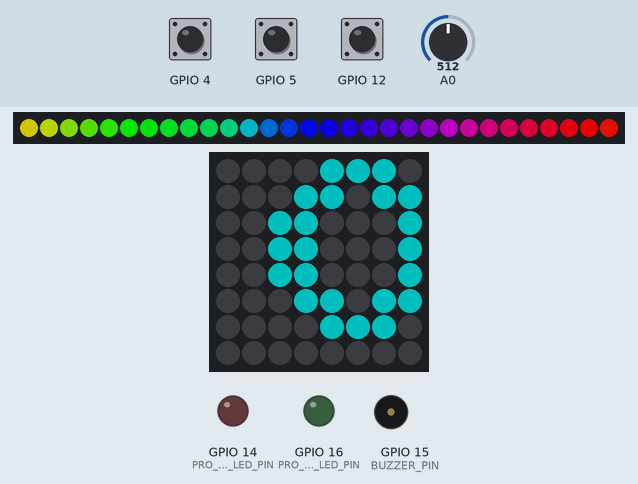
Recording of a program running on a simulated ESP8266 (Wemos D1 mini). Parts: 30 RGB LEDs in strip order, left to right, 8×8 RGB LED matrix (first LED top left, wired row by row), output pins drawn as LEDs (lit = HIGH), buzzer (waves = sounding, pin HIGH). The test bench sets the inputs (shaded band); at power-on: GPIO 5 HIGH, GPIO 4 HIGH, GPIO 12 HIGH, A0 = 512. Dim RGB values are drawn brighter than linear; random numbers use the default seed unless the program sets one; what the program prints to the serial monitor is not drawn.

Above: at 1.29 s.
1.3 s: GPIO 5 pulled LOW for 0.15 s
At 2.0 s:
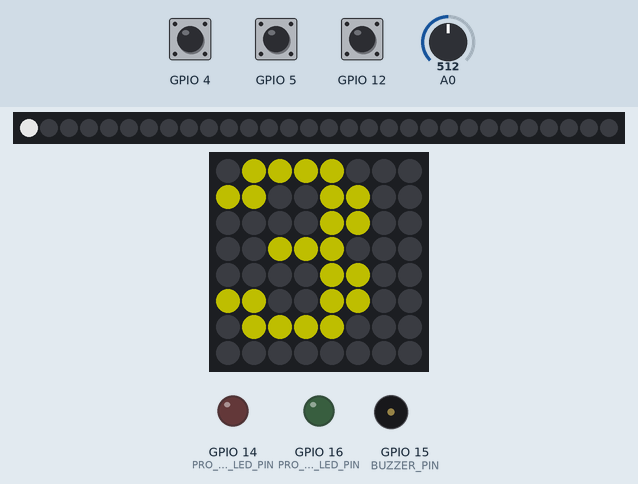
4.4 s: GPIO 4 pulled LOW for 3.2 s
At 6.9 s:
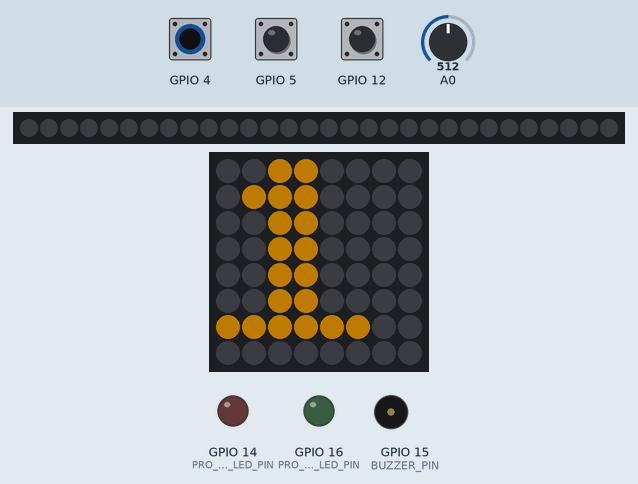
8.2 s: GPIO 5 pulled LOW for 1 s
At 11.4 s:
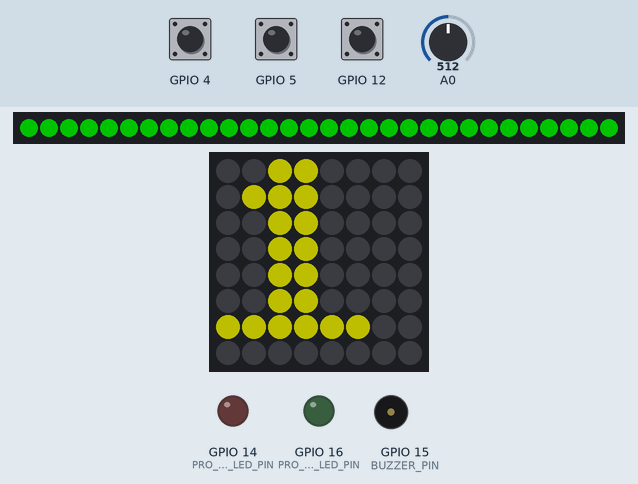
12.2 s: GPIO 12 pulled LOW for 1 s
At 12.74 s:
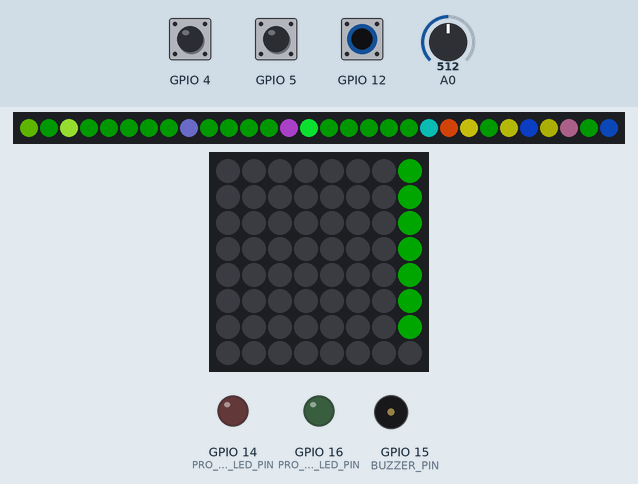
16.5 s: GPIO 5 pulled LOW for 3.2 s
At 22.37 s:
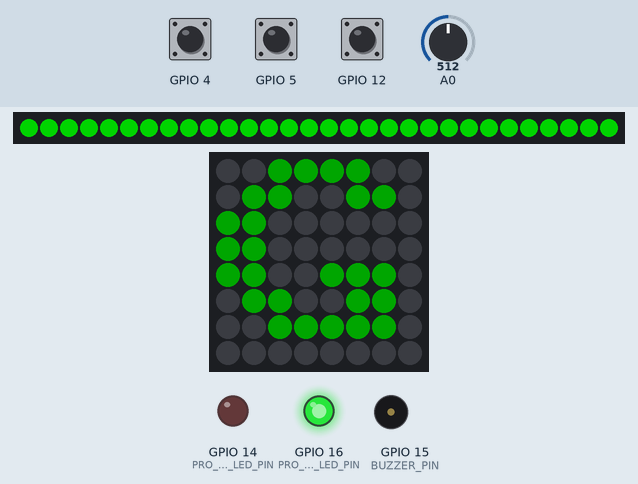
22.7 s: GPIO 12 pulled LOW for 0.15 s
At 22.99 s:
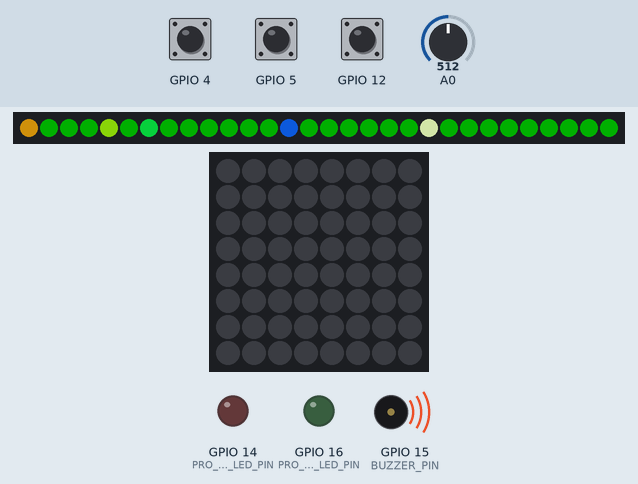
Timing chart, 0 to 25.7 s (numbered marks = the images above; inputs shaded):
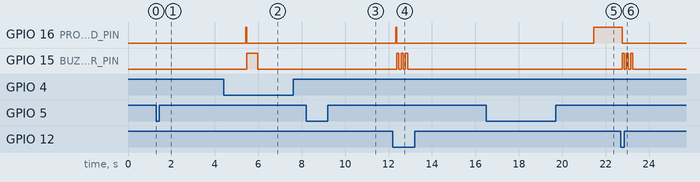

Measured:
- after the input at 4.4 s, GPIO 15 (BUZZER_PIN): LOW → HIGH after 1.1 s, → LOW 0.50 s later
- after the input at 12.2 s, GPIO 15 (BUZZER_PIN): alternates HIGH for 0.10 s and LOW for 0.10 s, 6 changes in all, then stays LOW, starting after 0.18 s
- after the input at 16.5 s, GPIO 16 (PRO_GREEN_LED_PIN): LOW → HIGH after 5.0 s
- after the input at 22.7 s, GPIO 16 (PRO_GREEN_LED_PIN): HIGH → LOW after 0.05 s; GPIO 15 (BUZZER_PIN): alternates HIGH for 0.10 s and LOW for 0.10 s, 6 changes in all, then stays LOW, starting after 0.05 s
- what the display in image 2 shows lasts 0.5 s, from 6.5 s to 7.0 s

The program:

main.cpp
```cpp
// ── ESP Buzzwire Game — Main Entry Point ────────────────────────────────────
//
// All logic flows through the game state machine (game.cpp).
// This file is responsible only for hardware init and the Arduino loop.
//
// Serial output at 115200 baud gives a live log of all game events.
// To enable verbose sensor/LED debug output set DEBUG_LOGGING=1 in config.h.

#include <Arduino.h>
#include "config.h"
#include "sensors.h"
#include "leds.h"
#include "matrix.h"
#include "game.h"
#include "promode.h"

// ── Setup ───────────────────────────────────────────────────────────────────
void setup() {
    Serial.begin(115200);
    Serial.println();
    Serial.println(F("╔══════════════════════════╗"));
    Serial.println(F("║   ESP Buzzwire  v1.0.0   ║"));
    Serial.println(F("╚══════════════════════════╝"));

    // Buzzer off by default
    pinMode(BUZZER_PIN, OUTPUT);
    digitalWrite(BUZZER_PIN, LOW);

    sensorsSetup();
    ledsSetup();
    matrixSetup();

#if PRO_MODE_ENABLED
    promodeSetup();
    Serial.print(F("[INIT] Pro Mode: ENABLED  sensor="));
  #if   PRO_MODE_SENSOR == SENSOR_IR
    Serial.println(F("IR"));
  #elif PRO_MODE_SENSOR == SENSOR_PIR
    Serial.println(F("PIR"));
  #elif PRO_MODE_SENSOR == SENSOR_BOTH
    Serial.println(F("IR+PIR"));
  #endif
#else
    Serial.println(F("[INIT] Pro Mode: DISABLED"));
#endif

#if DEBUG_LOGGING
    Serial.println(F("[INIT] Debug logging: ON"));
#endif

    gameSetup();
    Serial.println(F("[INIT] Ready — touch the START pad to begin!"));
}

// ── Loop ────────────────────────────────────────────────────────────────────
void loop() {
    gameLoop();
}
```

game.cpp
```cpp
#include "game.h"
#include "config.h"
#include "sensors.h"
#include "leds.h"
#include "matrix.h"
#include "promode.h"

// ── Internal State ──────────────────────────────────────────────────────────
static GameState currentState   = STATE_IDLE;
static unsigned long timerStart = 0;
static unsigned long stateStart = 0;
static int failCount            = 0;
static unsigned long elapsed    = 0;
static int countdownStep        = 3;

// ── Per-State One-Shot Flags ─────────────────────────────────────────────────
// These are reset in enterState() and set the first time their action fires.
static bool buzzerFired   = false;   // Ensures FAIL buzzer fires exactly once
static char winMsg[32]    = {};      // WIN message built once in enterState(STATE_WIN)
static char lastProLetter = '\0';    // Cached Pro Mode letter (G/R); '\0' = unset
static int  lastElapsedSec = -1;     // Cached elapsed seconds for normal-mode matrix

// ── State Name Helper ────────────────────────────────────────────────────────
const char* gameGetStateName(GameState s) {
    switch (s) {
        case STATE_IDLE:      return "IDLE";
        case STATE_COUNTDOWN: return "COUNTDOWN";
        case STATE_PLAYING:   return "PLAYING";
        case STATE_FAIL:      return "FAIL";
        case STATE_WIN:       return "WIN";
        default:              return "UNKNOWN";
    }
}

// ── Setup ───────────────────────────────────────────────────────────────────
void gameSetup() {
    currentState   = STATE_IDLE;
    timerStart     = 0;
    stateStart     = millis();
    failCount      = 0;
    elapsed        = 0;
    countdownStep  = 3;
    buzzerFired    = false;
    lastProLetter  = '\0';
    lastElapsedSec = -1;
}

// ── State Transition Helper ──────────────────────────────────────────────────
// Resets the per-state timer, clears the matrix scroll position, resets
// one-shot flags, and logs the transition so it is always visible in Serial.
static void enterState(GameState newState) {
    Serial.print(F("[GAME] "));
    Serial.print(gameGetStateName(currentState));
    Serial.print(F(" → "));
    Serial.println(gameGetStateName(newState));

    currentState = newState;
    stateStart   = millis();
    matrixScrollReset();   // Always start fresh on state entry

    // Reset one-shot / cached state for the new state
    buzzerFired    = false;
    lastProLetter  = '\0';
    lastElapsedSec = -1;

    // Build WIN message at entry so it is ready before the first loop tick.
    // snprintf() runs exactly once per WIN state, not every loop tick.
    if (newState == STATE_WIN) {
        snprintf(winMsg, sizeof(winMsg), "WIN! %lus %df",
                 elapsed / 1000UL, failCount);
        Serial.print(F("[GAME] WIN message: "));
        Serial.println(winMsg);
    }

    // Turn off pro-mode LEDs when leaving PLAYING
    if (newState == STATE_FAIL || newState == STATE_WIN || newState == STATE_IDLE) {
        digitalWrite(PRO_RED_LED_PIN,   LOW);
        digitalWrite(PRO_GREEN_LED_PIN, LOW);
    }
}

// ── IDLE State ──────────────────────────────────────────────────────────────
static void handleIdle() {
    ledsIdle();
    matrixScrollText("TOUCH START", CRGB::Cyan, SCROLL_IDLE_MS);

    if (isStartTouched()) {
        failCount     = 0;
        elapsed       = 0;
        countdownStep = 3;
        ledsClear();
        enterState(STATE_COUNTDOWN);
    }
}

// ── COUNTDOWN State ─────────────────────────────────────────────────────────
static void handleCountdown() {
    unsigned long now      = millis();
    int           stepIndex = (int)((now - stateStart) / COUNTDOWN_STEP_MS);

    if (stepIndex < 3) {
        int digit = 3 - stepIndex;
        if (countdownStep != digit) {
            countdownStep = digit;
            Serial.print(F("[GAME] Countdown: "));
            Serial.println(digit);
        }
        matrixShowNumber(digit, CRGB::Yellow);
        ledsCountdown(digit);
    } else if (stepIndex == 3) {
        if (countdownStep != 0) {
            countdownStep = 0;
            Serial.println(F("[GAME] GO!"));
        }
        matrixScrollText("GO!", CRGB::Green, SCROLL_COUNTDOWN_MS);
        ledsCountdown(0);
    } else {
        // Countdown complete → PLAYING
        timerStart = millis();
        ledsClear();

#if PRO_MODE_ENABLED
        // Only calibrate IR when it is actually used (avoids ~64ms delay for PIR-only builds)
  #if (PRO_MODE_SENSOR == SENSOR_IR) || (PRO_MODE_SENSOR == SENSOR_BOTH)
        irCalibrate();
  #endif
        promodeReset();
#endif

        enterState(STATE_PLAYING);
    }
}

// ── PLAYING State ───────────────────────────────────────────────────────────
static void handlePlaying() {
    unsigned long now = millis();
    elapsed = now - timerStart;

    // Wire contact → FAIL
    if (isWireTouched()) {
        failCount++;
        Serial.print(F("[GAME] Wire touched — FAIL #"));
        Serial.println(failCount);
        enterState(STATE_FAIL);
        return;
    }

    // Finish pad → WIN
    if (isFinishTouched()) {
        Serial.print(F("[GAME] Finish touched — WIN! time="));
        Serial.print(elapsed / 1000UL);
        Serial.print(F("s fails="));
        Serial.println(failCount);
        enterState(STATE_WIN);
        return;
    }

#if PRO_MODE_ENABLED
    // Pro Mode: advance phase timer and update discrete indicator LEDs
    promodeUpdate();

    // Movement during RED phase → FAIL
    if (promodeIsRed() && promodeMovementDetected()) {
        failCount++;
        Serial.print(F("[GAME] Pro Mode movement during RED — FAIL #"));
        Serial.println(failCount);
        enterState(STATE_FAIL);
        return;
    }

    // Matrix: only redraw when the phase changes (G ↔ R) to avoid redundant
    // FastLED.show() calls every loop tick.
    // LED strip effects are called every tick (self-throttled via PLAY_UPDATE_MS)
    // so the smooth beatsin8 breathing animation continues uninterrupted.
    {
        char newLetter = promodeIsGreen() ? 'G' : 'R';
        if (newLetter != lastProLetter) {
            lastProLetter = newLetter;
            if (newLetter == 'G') {
                matrixShowLetter('G', CRGB::Green);
            } else {
                matrixShowLetter('R', CRGB::Red);
            }
        }
        if (promodeIsGreen()) {
            ledsProGreen();
        } else {
            ledsProRed();
        }
    }
#else
    // Normal mode: update matrix only when the displayed second changes
    {
        int sec = (int)(elapsed / 1000);
        if (sec != lastElapsedSec) {
            lastElapsedSec = sec;
            matrixShowNumber(sec, CRGB::White);
        }
    }
    ledsPlaying();
#endif

    DEBUG_LOG_VAL("[GAME] elapsed=", elapsed);
}

// ── FAIL State ──────────────────────────────────────────────────────────────
static void handleFail() {
    unsigned long now = millis();
    unsigned long dt  = now - stateStart;

    // Single 500 ms buzzer tone — fired exactly once via buzzerFired flag
    // (avoids the fragile dt<10 window that could be missed if loop is slow)
    if (!buzzerFired) {
        digitalWrite(BUZZER_PIN, HIGH);
        buzzerFired = true;
    } else if (dt >= 500) {
        digitalWrite(BUZZER_PIN, LOW);
    }

    ledsFail();

    // Sequence: "FAIL" scroll → fail-count digit → "GO BACK" scroll
    if (dt < FAIL_DISPLAY_MS / 2) {
        matrixScrollText("FAIL", CRGB::Red, SCROLL_FAIL_MS);
    } else if (dt < (FAIL_DISPLAY_MS * 3) / 4) {
        matrixShowNumber(failCount, CRGB::Orange);
    } else {
        matrixScrollText("GO BACK", CRGB::Orange, SCROLL_FAIL_MS);
    }

    if (dt >= (unsigned long)FAIL_DISPLAY_MS) {
        digitalWrite(BUZZER_PIN, LOW);
        ledsClear();
        timerStart = 0;
        enterState(STATE_IDLE);
    }
}

// ── WIN State ───────────────────────────────────────────────────────────────
static void handleWin() {
    unsigned long now = millis();
    unsigned long dt  = now - stateStart;

    // Three short beeps: 100 ms on / 100 ms off × 3
    if      (dt <  100) { digitalWrite(BUZZER_PIN, HIGH); }
    else if (dt <  200) { digitalWrite(BUZZER_PIN, LOW);  }
    else if (dt <  300) { digitalWrite(BUZZER_PIN, HIGH); }
    else if (dt <  400) { digitalWrite(BUZZER_PIN, LOW);  }
    else if (dt <  500) { digitalWrite(BUZZER_PIN, HIGH); }
    else                { digitalWrite(BUZZER_PIN, LOW);  }

    ledsWin();

    // winMsg was formatted once in enterState(STATE_WIN); just scroll it here.
    matrixScrollText(winMsg, CRGB::Green, SCROLL_WIN_MS);

    if (dt >= (unsigned long)WIN_DISPLAY_MS) {
        ledsClear();
        enterState(STATE_IDLE);
    }
}

// ── Main Loop ───────────────────────────────────────────────────────────────
void gameLoop() {
    switch (currentState) {
        case STATE_IDLE:      handleIdle();      break;
        case STATE_COUNTDOWN: handleCountdown(); break;
        case STATE_PLAYING:   handlePlaying();   break;
        case STATE_FAIL:      handleFail();      break;
        case STATE_WIN:       handleWin();       break;
    }
}

// ── Accessors ───────────────────────────────────────────────────────────────
GameState gameGetState() {
    return currentState;
}

unsigned long gameGetElapsed() {
    return elapsed;
}

int gameGetFailCount() {
    return failCount;
}
```

game.h
```cpp
#ifndef GAME_H
#define GAME_H

#include <Arduino.h>

// ── Game States ─────────────────────────────────────────────────────────────
enum GameState {
    STATE_IDLE,
    STATE_COUNTDOWN,
    STATE_PLAYING,
    STATE_FAIL,
    STATE_WIN
};

// ── Public Interface ────────────────────────────────────────────────────────
void gameSetup();
void gameLoop();

// ── Accessors ───────────────────────────────────────────────────────────────
GameState    gameGetState();
unsigned long gameGetElapsed();
int          gameGetFailCount();

// Returns a short human-readable name for the given state (e.g. "PLAYING").
// Useful for Serial debug output and diagnostics.
const char*  gameGetStateName(GameState s);

#endif // GAME_H
```

leds.cpp
```cpp
#include "leds.h"
#include "config.h"
#include <FastLED.h>

// ── Strip Array & Controller ────────────────────────────────────────────────
static CRGB stripLeds[STRIP_NUM_LEDS];
static CLEDController* gStripCtrl = nullptr;

// ── Shared Effect Timing ─────────────────────────────────────────────────────
static unsigned long lastUpdate = 0;
static uint8_t hueOffset = 0;

// ── Strobe State (ledsFail) ──────────────────────────────────────────────────
static uint8_t strobeCount = 0;
static bool    strobeOn    = false;
static unsigned long strobeTimer = 0;

// ── Setup ───────────────────────────────────────────────────────────────────
void ledsSetup() {
    gStripCtrl = &FastLED.addLeds<WS2812B, STRIP_PIN, GRB>(stripLeds, STRIP_NUM_LEDS);
    fill_solid(stripLeds, STRIP_NUM_LEDS, CRGB::Black);
    gStripCtrl->showLeds(STRIP_BRIGHTNESS);
    Serial.println(F("[LEDS] Setup complete"));
}

// ── Internal Helper: Breathing Brightness Effect ─────────────────────────────
// Applies a sinusoidal brightness pulse to a solid-colour strip.
// Calls showLeds(brightness) directly on the strip controller so only the
// strip is updated with the variable brightness, leaving the matrix unaffected.
// @param color  Solid colour to fill the strip with
// @param bpm    Oscillation speed (beats per minute)
// @param lo     Minimum brightness value (0–255)
// @param hi     Maximum brightness value (0–255)
static void stripBreathe(CRGB color, uint8_t bpm, uint8_t lo, uint8_t hi) {
    uint8_t brightness = beatsin8(bpm, lo, hi);
    fill_solid(stripLeds, STRIP_NUM_LEDS, color);
    gStripCtrl->showLeds(brightness);
}

// ── Idle: Rainbow Cycle ─────────────────────────────────────────────────────
void ledsIdle() {
    unsigned long now = millis();
    if (now - lastUpdate < IDLE_UPDATE_MS) return;
    lastUpdate = now;

    fill_rainbow(stripLeds, STRIP_NUM_LEDS, hueOffset, 7);
    hueOffset++;
    gStripCtrl->showLeds(STRIP_BRIGHTNESS);
}

// ── Countdown: Progressive Fill ─────────────────────────────────────────────
// step 3 = ¼ white, step 2 = ½ white, step 1 = ¾ white, step 0 = full green
void ledsCountdown(int step) {
    int  fillCount;
    CRGB color;

    if (step > 0) {
        fillCount = map(4 - step, 1, 3, 1, STRIP_NUM_LEDS - 1);
        color = CRGB::White;
    } else {
        fillCount = STRIP_NUM_LEDS;
        color = CRGB::Green;
    }

    fill_solid(stripLeds, STRIP_NUM_LEDS, CRGB::Black);
    fill_solid(stripLeds, fillCount, color);
    gStripCtrl->showLeds(STRIP_BRIGHTNESS);
}

// ── Playing: Slow Green Breathing Pulse (BPM=20) ────────────────────────────
void ledsPlaying() {
    unsigned long now = millis();
    if (now - lastUpdate < PLAY_UPDATE_MS) return;
    lastUpdate = now;
    stripBreathe(CRGB::Green, 20, 60, 200);
}

// ── Fail: Red Strobe Flash × STROBE_FLASH_COUNT ─────────────────────────────
void ledsFail() {
    unsigned long now = millis();

    // First call after ledsClear() resets strobeCount — arm first flash
    if (strobeCount == 0 && !strobeOn) {
        strobeTimer = now;
        strobeOn    = true;
        strobeCount = 1;
        fill_solid(stripLeds, STRIP_NUM_LEDS, CRGB::Red);
        gStripCtrl->showLeds(STRIP_BRIGHTNESS);
        return;
    }

    if (now - strobeTimer < STROBE_INTERVAL_MS) return;
    strobeTimer = now;

    if (strobeOn) {
        // Turn off
        fill_solid(stripLeds, STRIP_NUM_LEDS, CRGB::Black);
        strobeOn = false;
    } else {
        // Turn on next flash if quota not reached
        if (strobeCount < STROBE_FLASH_COUNT) {
            fill_solid(stripLeds, STRIP_NUM_LEDS, CRGB::Red);
            strobeOn = true;
            strobeCount++;
        }
        // After all flashes, strip stays dark until ledsClear() is called
    }
    gStripCtrl->showLeds(STRIP_BRIGHTNESS);
}

// ── Win: Confetti / Sparkle ─────────────────────────────────────────────────
void ledsWin() {
    unsigned long now = millis();
    if (now - lastUpdate < WIN_UPDATE_MS) return;
    lastUpdate = now;

    fadeToBlackBy(stripLeds, STRIP_NUM_LEDS, 20);
    int pos = random16(STRIP_NUM_LEDS);
    stripLeds[pos] += CHSV(random8(), 200, 255);
    gStripCtrl->showLeds(STRIP_BRIGHTNESS);
}

// ── Pro Mode: Fast Green Pulse (BPM=60) ──────────────────────────────────────
void ledsProGreen() {
    unsigned long now = millis();
    if (now - lastUpdate < PLAY_UPDATE_MS) return;
    lastUpdate = now;
    stripBreathe(CRGB::Green, 60, 80, 255);
}

// ── Pro Mode: Steady Red Solid ───────────────────────────────────────────────
void ledsProRed() {
    unsigned long now = millis();
    if (now - lastUpdate < PLAY_UPDATE_MS) return;
    lastUpdate = now;
    fill_solid(stripLeds, STRIP_NUM_LEDS, CRGB::Red);
    gStripCtrl->showLeds(STRIP_BRIGHTNESS);
}

// ── Clear: All Off, Reset Strobe State ──────────────────────────────────────
void ledsClear() {
    fill_solid(stripLeds, STRIP_NUM_LEDS, CRGB::Black);
    gStripCtrl->showLeds(STRIP_BRIGHTNESS);
    strobeCount = 0;
    strobeOn    = false;
    DEBUG_LOGLN("[LEDS] Cleared");
}
```

leds.h
```cpp
#ifndef LEDS_H
#define LEDS_H

#include <Arduino.h>

// ── Setup ───────────────────────────────────────────────────────────────────
void ledsSetup();

// ── Effects (all non-blocking, call every loop tick) ────────────────────────
void ledsIdle();
void ledsCountdown(int step);       // step: 3,2,1,0 (0 = GO)
void ledsPlaying();
void ledsFail();
void ledsWin();
void ledsProGreen();
void ledsProRed();
void ledsClear();

#endif // LEDS_H
```

matrix.h
```cpp
#ifndef MATRIX_H
#define MATRIX_H

#include <Arduino.h>
#include <FastLED.h>

// ── Setup ───────────────────────────────────────────────────────────────────
void matrixSetup();

// ── Drawing ─────────────────────────────────────────────────────────────────
void matrixClear();
void matrixDrawChar(int x, int y, char c, CRGB color);
void matrixScrollText(const char* text, CRGB color, int delayMs);
void matrixShowLetter(char c, CRGB color);
void matrixShowNumber(int n, CRGB color);

// ── Scroll Control ───────────────────────────────────────────────────────────
// Force the next matrixScrollText() call to restart from the right edge,
// regardless of the text content or pointer. Call whenever entering a new
// game state so stale scroll position does not carry over.
void matrixScrollReset();

// ── Utility ─────────────────────────────────────────────────────────────────
uint16_t XY(uint8_t x, uint8_t y);

#endif // MATRIX_H
```

Source omitted: matrix.cpp (12448 bytes), promode.cpp (3116 bytes), promode.h (576 bytes), sensors.cpp (3248 bytes), sensors.h (714 bytes), config.h (4196 bytes)
